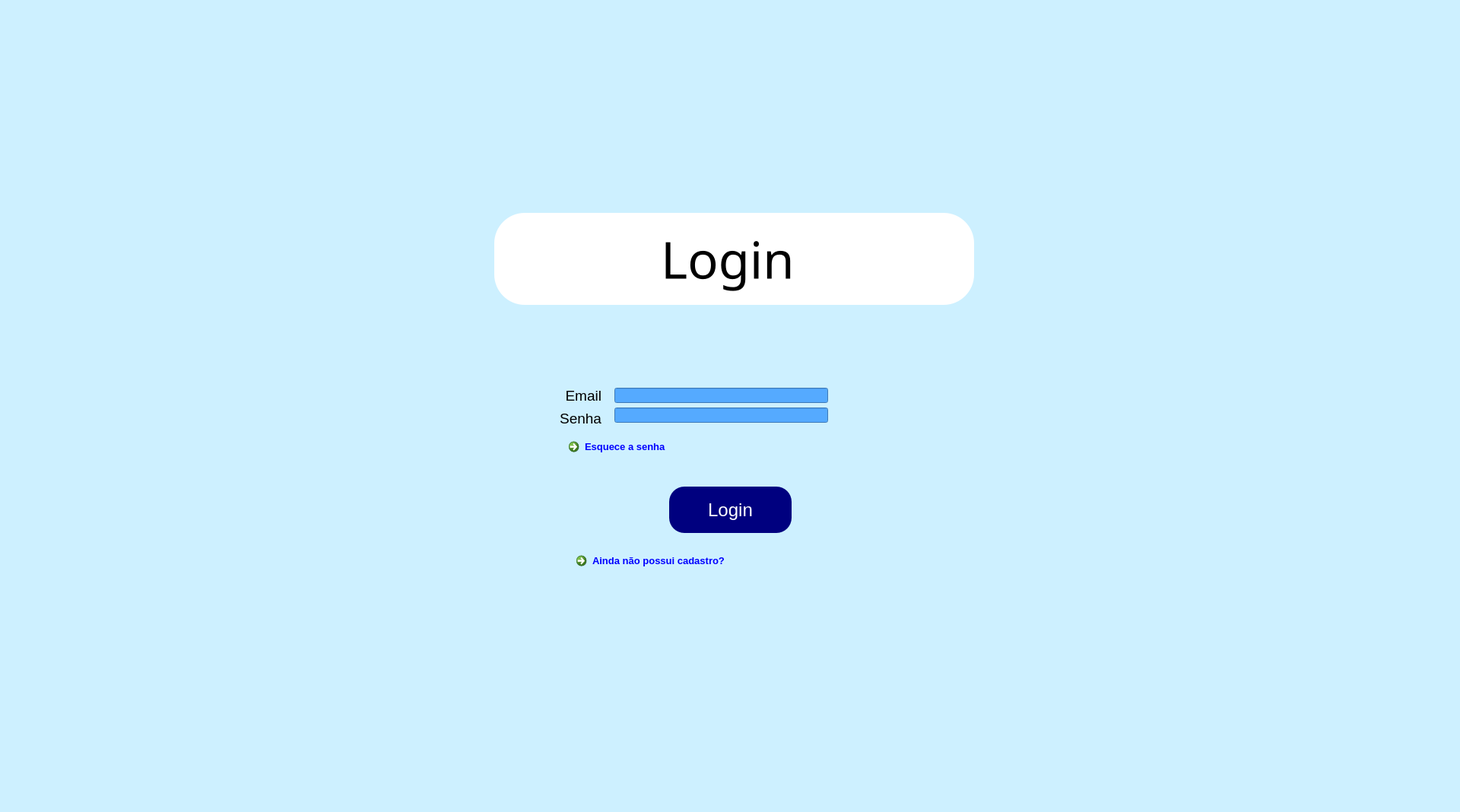
<?xml version="1.0" encoding="UTF-8"?>
<ui version="4.0">
 <class>tela_login_cliente</class>
 <widget class="QMainWindow" name="tela_login_cliente">
  <property name="geometry">
   <rect>
    <x>0</x>
    <y>0</y>
    <width>1920</width>
    <height>1068</height>
   </rect>
  </property>
  <property name="acceptDrops">
   <bool>false</bool>
  </property>
  <property name="windowTitle">
   <string>Kitton Informática</string>
  </property>
  <property name="windowIcon">
   <iconset>
    <normaloff>Logomarca Ícone.ico</normaloff>Logomarca Ícone.ico</iconset>
  </property>
  <property name="autoFillBackground">
   <bool>false</bool>
  </property>
  <property name="styleSheet">
   <string notr="true">background-color: rgb(205,240,255);</string>
  </property>
  <widget class="QWidget" name="centralwidget">
   <widget class="QLabel" name="label_7">
    <property name="geometry">
     <rect>
      <x>650</x>
      <y>280</y>
      <width>631</width>
      <height>121</height>
     </rect>
    </property>
    <property name="font">
     <font>
      <family>Segoe Print</family>
      <pointsize>50</pointsize>
     </font>
    </property>
    <property name="styleSheet">
     <string notr="true">background-color: rgb(255, 255, 255);
border-radius: 40px;</string>
    </property>
    <property name="text">
     <string>Login </string>
    </property>
    <property name="alignment">
     <set>Qt::AlignCenter</set>
    </property>
   </widget>
   <widget class="QPushButton" name="botaolo">
    <property name="geometry">
     <rect>
      <x>880</x>
      <y>640</y>
      <width>161</width>
      <height>61</height>
     </rect>
    </property>
    <property name="font">
     <font>
      <family>Arial</family>
      <pointsize>18</pointsize>
     </font>
    </property>
    <property name="cursor">
     <cursorShape>PointingHandCursor</cursorShape>
    </property>
    <property name="styleSheet">
     <string notr="true">QPushButton{
background-color: rgb(0, 0, 127);
	color: rgb(255, 255, 255);
border-radius: 20px;
}
QPushButton:hover
{
   background-color:white;
	color: rgb(0, 0, 0);
}</string>
    </property>
    <property name="text">
     <string>Login</string>
    </property>
   </widget>
   <widget class="QLabel" name="senha">
    <property name="geometry">
     <rect>
      <x>720</x>
      <y>540</y>
      <width>71</width>
      <height>20</height>
     </rect>
    </property>
    <property name="font">
     <font>
      <family>Arial</family>
      <pointsize>14</pointsize>
      <weight>50</weight>
      <bold>false</bold>
     </font>
    </property>
    <property name="text">
     <string>Senha</string>
    </property>
    <property name="alignment">
     <set>Qt::AlignRight|Qt::AlignTrailing|Qt::AlignVCenter</set>
    </property>
   </widget>
   <widget class="QLineEdit" name="senha_campo">
    <property name="geometry">
     <rect>
      <x>808</x>
      <y>536</y>
      <width>281</width>
      <height>20</height>
     </rect>
    </property>
    <property name="font">
     <font>
      <family>Arial</family>
      <pointsize>12</pointsize>
     </font>
    </property>
    <property name="styleSheet">
     <string notr="true">background-color: rgb(85, 170, 255);</string>
    </property>
    <property name="echoMode">
     <enum>QLineEdit::Password</enum>
    </property>
    <property name="alignment">
     <set>Qt::AlignCenter</set>
    </property>
   </widget>
   <widget class="QLineEdit" name="email_campo">
    <property name="geometry">
     <rect>
      <x>808</x>
      <y>510</y>
      <width>281</width>
      <height>20</height>
     </rect>
    </property>
    <property name="font">
     <font>
      <family>Arial</family>
      <pointsize>12</pointsize>
     </font>
    </property>
    <property name="styleSheet">
     <string notr="true">background-color: rgb(85, 170, 255);</string>
    </property>
    <property name="echoMode">
     <enum>QLineEdit::Normal</enum>
    </property>
    <property name="alignment">
     <set>Qt::AlignCenter</set>
    </property>
   </widget>
   <widget class="QLabel" name="cpf">
    <property name="geometry">
     <rect>
      <x>730</x>
      <y>510</y>
      <width>61</width>
      <height>20</height>
     </rect>
    </property>
    <property name="font">
     <font>
      <family>Arial</family>
      <pointsize>14</pointsize>
      <weight>50</weight>
      <bold>false</bold>
     </font>
    </property>
    <property name="text">
     <string>Email</string>
    </property>
    <property name="alignment">
     <set>Qt::AlignRight|Qt::AlignTrailing|Qt::AlignVCenter</set>
    </property>
   </widget>
   <widget class="QCommandLinkButton" name="commandLinkButton_2">
    <property name="geometry">
     <rect>
      <x>740</x>
      <y>570</y>
      <width>241</width>
      <height>41</height>
     </rect>
    </property>
    <property name="font">
     <font>
      <family>Segoe UI</family>
      <pointsize>10</pointsize>
     </font>
    </property>
    <property name="styleSheet">
     <string notr="true">QCommandLinkButton{
color: rgb(0, 0, 255);
border-radius: 20px;
}

QCommandLinkButton:hover{
	background-color: rgb(255, 255, 255);
	color: rgb(0, 0, 0);
}</string>
    </property>
    <property name="text">
     <string>Esquece a senha</string>
    </property>
   </widget>
   <widget class="QCommandLinkButton" name="botaocad1">
    <property name="geometry">
     <rect>
      <x>750</x>
      <y>720</y>
      <width>221</width>
      <height>41</height>
     </rect>
    </property>
    <property name="font">
     <font>
      <family>Segoe UI</family>
      <pointsize>10</pointsize>
     </font>
    </property>
    <property name="styleSheet">
     <string notr="true">QCommandLinkButton{
color: rgb(0, 0, 255);
border-radius: 20px;
}

QCommandLinkButton:hover{
	background-color: rgb(255, 255, 255);
	color: rgb(0, 0, 0);
}</string>
    </property>
    <property name="text">
     <string>Ainda não possui cadastro?</string>
    </property>
   </widget>
   <widget class="QLabel" name="label_2">
    <property name="geometry">
     <rect>
      <x>680</x>
      <y>290</y>
      <width>101</width>
      <height>101</height>
     </rect>
    </property>
    <property name="styleSheet">
     <string notr="true">background-color: rgb(255, 255, 255);</string>
    </property>
    <property name="text">
     <string/>
    </property>
    <property name="pixmap">
     <pixmap>Logomarca (1).png</pixmap>
    </property>
    <property name="scaledContents">
     <bool>true</bool>
    </property>
    <property name="wordWrap">
     <bool>false</bool>
    </property>
   </widget>
   <widget class="QLabel" name="label_3">
    <property name="geometry">
     <rect>
      <x>1150</x>
      <y>290</y>
      <width>101</width>
      <height>101</height>
     </rect>
    </property>
    <property name="styleSheet">
     <string notr="true">background-color: rgb(255, 255, 255);</string>
    </property>
    <property name="text">
     <string/>
    </property>
    <property name="pixmap">
     <pixmap>Logomarca (1).png</pixmap>
    </property>
    <property name="scaledContents">
     <bool>true</bool>
    </property>
    <property name="wordWrap">
     <bool>false</bool>
    </property>
   </widget>
  </widget>
 </widget>
 <resources/>
 <connections/>
</ui>
